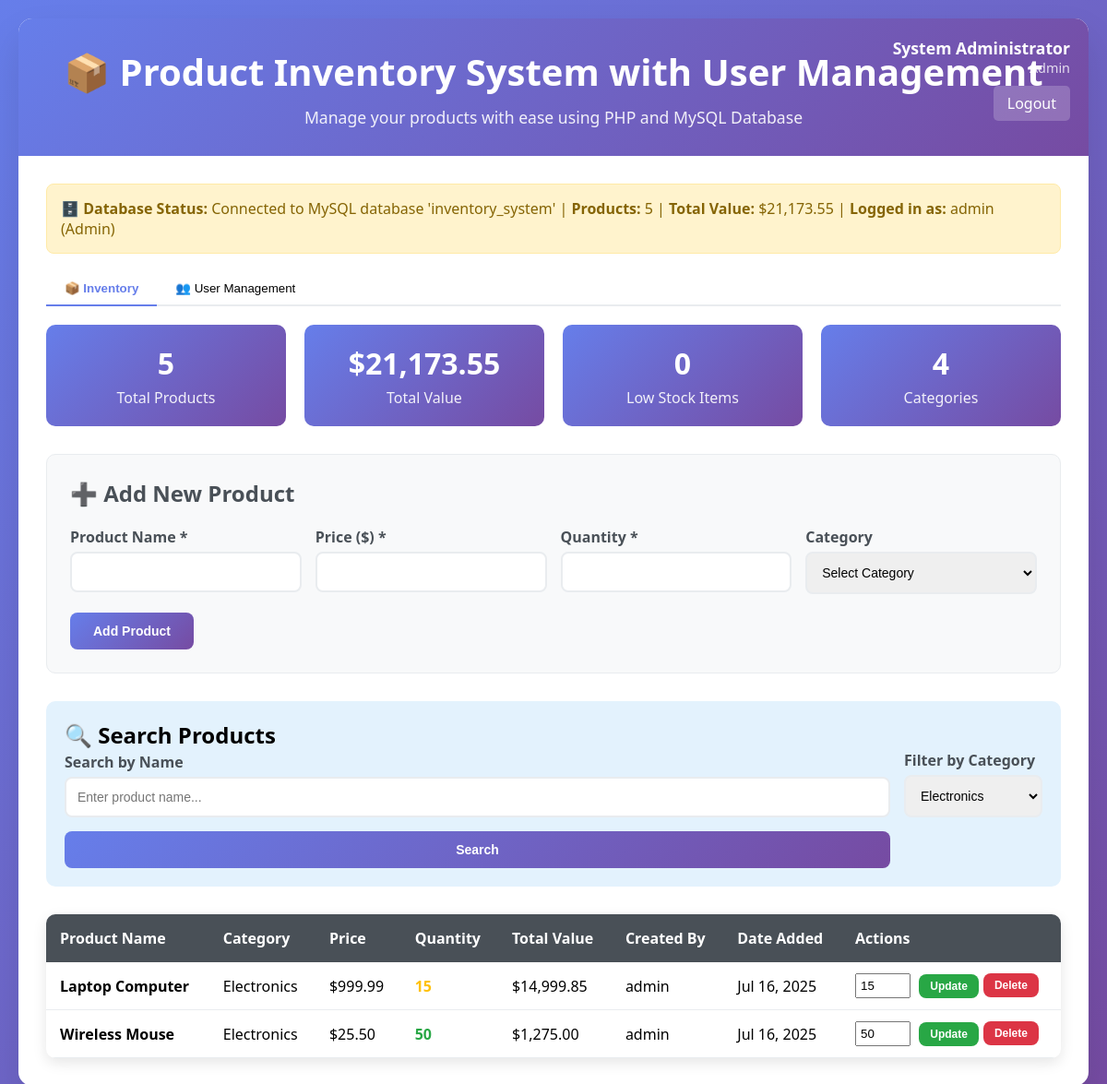
/Act12/index.php?category=Electronics (signed in), run on the app's committed database.
### tables this page shows
CREATE TABLE `products` (
  `id` varchar(32) NOT NULL,
  `name` varchar(255) NOT NULL,
  `price` decimal(10,2) NOT NULL,
  `quantity` int(11) NOT NULL DEFAULT 0,
  `category` varchar(100) DEFAULT NULL,
  `created_by` int(11) DEFAULT NULL,
  `updated_by` int(11) DEFAULT NULL,
  `date_added` timestamp NOT NULL DEFAULT current_timestamp(),
  `last_updated` timestamp NOT NULL DEFAULT current_timestamp() ON UPDATE current_timestamp()
);

CREATE TABLE `users` (
  `id` int(11) NOT NULL,
  `username` varchar(50) NOT NULL,
  `email` varchar(100) NOT NULL,
  `password_hash` varchar(255) NOT NULL,
  `full_name` varchar(100) NOT NULL,
  `role` enum('admin','manager','user') DEFAULT 'user',
  `is_active` tinyint(1) DEFAULT 1,
  `created_at` timestamp NOT NULL DEFAULT current_timestamp(),
  `last_login` timestamp NULL DEFAULT NULL
);

### Act12/index.php (the view, shortened to what the rows shown need)
<?php
$host = 'localhost';
$dbname = 'inventory_system';
$username = 'root';
$password = '';
$charset = 'utf8mb4';
try {
    $dsn = "mysql:host=$host;dbname=$dbname;charset=$charset";
    $pdo = new PDO($dsn, $username, $password, [
        PDO::ATTR_ERRMODE => PDO::ERRMODE_EXCEPTION,
        PDO::ATTR_DEFAULT_FETCH_MODE => PDO::FETCH_ASSOC,
        PDO::ATTR_EMULATE_PREPARES => false,
    ]);
} catch (PDOException $e) {
    if (strpos($e->getMessage(), 'Unknown database') !== false) {
        ?>
        <!DOCTYPE html>
        <html lang="en">
        <head>
            <meta charset="UTF-8">
            <meta name="viewport" content="width=device-width, initial-scale=1.0">
            <title>Database Setup Required - Product Inventory System</title>
            <style>
                * {
                    margin: 0;
                    padding: 0;
                    box-sizing: border-box;
                }
                body {
                    font-family: 'Segoe UI', Tahoma, Geneva, Verdana, sans-serif;
                    background: linear-gradient(135deg, #667eea 0%, #764ba2 100%);
                    min-height: 100vh;
                    padding: 20px;
                    display: flex;
                    align-items: center;
                    justify-content: center;
                }
                .setup-container {
                    max-width: 800px;
                    background: white;
                    border-radius: 15px;
                    box-shadow: 0 20px 40px rgba(0,0,0,0.1);
                    overflow: hidden;
                }
                .header {
                    background: linear-gradient(135deg, #667eea 0%, #764ba2 100%);
                    color: white;
                    padding: 30px;
                    text-align: center;
                }
                .header h1 {
                    font-size: 2.5em;
                    margin-bottom: 10px;
                }
                .content {
                    padding: 30px;
                }
                .alert {
                    background: #fff3cd;
                    border: 1px solid #ffeaa7;
                    color: #856404;
                    padding: 20px;
                    border-radius: 8px;
                    margin-bottom: 20px;
                }
                .setup-steps {
                    background: #f8f9fa;
                    padding: 25px;
                    border-radius: 10px;
                    margin-bottom: 20px;
                }
                .setup-steps h3 {
                    color: #495057;
                    margin-bottom: 15px;
                }
                .setup-steps ol {
                    padding-left: 20px;
                }
                .setup-steps li {
                    margin-bottom: 10px;
                    line-height: 1.6;
                }
                .code-block {
                    background: #2d3748;
                    color: #e2e8f0;
                    padding: 15px;
                    border-radius: 8px;
                    font-family: 'Courier New', monospace;
                    font-size: 14px;
                    margin: 10px 0;
                    overflow-x: auto;
                }
                .btn {
                    background: linear-gradient(135deg, #667eea 0%, #764ba2 100%);
                    color: white;
                    padding: 12px 25px;
                    border: none;
                    border-radius: 8px;
                    cursor: pointer;
                    font-size: 14px;
                    font-weight: 600;
                    text-decoration: none;
                    display: inline-block;
                    margin: 5px;
                    transition: transform 0.2s ease;
                }
                .btn:hover {
                    transform: translateY(-2px);
                }
                .btn-secondary {
                    background: #6c757d;
                }
                .file-info {
                    background: #e3f2fd;
                    border: 1px solid #bbdefb;
                    color: #1565c0;
                    padding: 15px;
                    border-radius: 8px;
                    margin: 15px 0;
                }
            </style>
        </head>
        <body>
            <div class="setup-container">
                <div class="header">
                    <h1>🗄️ Database Setup Required</h1>
                    <p>Product Inventory System with User Management</p>
                </div>
                <div class="content">
                    <div class="alert">
                        <strong>⚠️ Database Not Found:</strong> The database 'inventory_system' does not exist.
                        Please follow the setup instructions below to create the required database and tables.
                    </div>
                    <div class="setup-steps">
                        <h3>📋 Setup Instructions</h3>
                        <ol>
                            <li><strong>Start XAMPP/WAMP:</strong> Make sure MySQL service is running</li>
                            <li><strong>Open phpMyAdmin:</strong> Go to <code>http://localhost/phpmyadmin</code></li>
                            <li><strong>Login:</strong> Use username: <code>root</code>, password: (leave empty)</li>
                            <li><strong>Create Database:</strong> Click "New" and create database named <code>inventory_system</code></li>
                            <li><strong>Import SQL File:</strong> Select the database, go to "Import" tab, and upload <code>database_setup.sql</code></li>
                            <li><strong>Verify Setup:</strong> You should see "products" and "users" tables created</li>
                        </ol>
                    </div>
                    <div class="file-info">
                        <strong>📄 SQL File Location:</strong> <code>Act12/database_setup.sql</code><br>
                        <strong>🔐 Default Login:</strong> admin / admin123
                    </div>
                    <div style="text-align: center; margin-top: 30px;">
                        <a href="index.php" class="btn">🔄 Refresh Page</a>
                        <a href="database_setup.sql" class="btn btn-secondary" download>📥 Download SQL File</a>
                    </div>
                </div>
            </div>
        </body>
        </html>
        <?php
        exit;
    } else {
        die("Database connection failed: " . $e->getMessage() . "<br><br>
        <strong>Setup Instructions:</strong><br>
        1. Make sure XAMPP/WAMP MySQL service is running<br>
        2. Check if username and password are correct<br>
        3. Verify MySQL is accessible on localhost");
    }
}
function handleLogin($pdo) {
    return '';
}
function searchProducts($pdo, $searchTerm, $category) {
    $sql = "SELECT p.*, u.username as created_by_name FROM products p LEFT JOIN users u ON p.created_by = u.id WHERE 1=1";
    $params = [];
    if (!empty($category)) {
        $sql .= " AND p.category = ?";
        $params[] = $category;
    }
    $sql .= " ORDER BY p.date_added DESC";
    $stmt = $pdo->prepare($sql);
    $stmt->execute($params);
    return $stmt->fetchAll();
}
function getStatistics($pdo) {
    $stats = [];
    $stmt = $pdo->query("SELECT COUNT(*) as total FROM products");
    $stats['totalProducts'] = $stmt->fetch()['total'];
    $stmt = $pdo->query("SELECT SUM(price * quantity) as total_value FROM products");
    $result = $stmt->fetch();
    $stats['totalValue'] = $result['total_value'] ?: 0;
    $stmt = $pdo->query("SELECT COUNT(*) as low_stock FROM products WHERE quantity < 10");
    $stats['lowStock'] = $stmt->fetch()['low_stock'];
    $stmt = $pdo->query("SELECT COUNT(DISTINCT category) as categories FROM products WHERE category IS NOT NULL AND category != ''");
    $stats['categories'] = $stmt->fetch()['categories'];
    return $stats;
}
$login_error = handleLogin($pdo);
$is_logged_in = isset($_SESSION['user_id']);
if ($is_logged_in) {
    $searchTerm = isset($_GET['search']) ? trim($_GET['search']) : '';
    $searchCategory = isset($_GET['category']) ? trim($_GET['category']) : '';
    if (!empty($searchTerm) || !empty($searchCategory)) {
        $inventory = searchProducts($pdo, $searchTerm, $searchCategory);
    } else {
        $inventory = getAllProducts($pdo);
    }
    $stats = getStatistics($pdo);
}
?>
<!DOCTYPE html>
<html lang="en">
<head>
</head>
<body>
    <?php if (!$is_logged_in): ?>
        <div class="login-container">
            <h2>🔐 Login to Inventory System</h2>
            <?php if ($login_error): ?><div class="error"><?php echo $login_error; ?></div><?php endif; ?>
            <form method="POST">
                <div class="form-group">
                    <label for="username">Username</label>
                    <input type="text" id="username" name="username" required>
                </div>
                <div class="form-group">
                    <label for="password">Password</label>
                    <input type="password" id="password" name="password" required>
                </div>
                <button type="submit" name="login" class="btn">Login</button>
            </form>
            <div style="margin-top: 20px; text-align: center; color: #6c757d; font-size: 14px;">
                <p><strong>Default Login Credentials:</strong></p>
                <p>Admin: admin / admin123</p>
                <p>Manager: manager / admin123</p>
                <p>User: user / admin123</p>
            </div>
        </div>
    <?php else: ?>
        <div class="container">
            <div class="header">
                <h1>📦 Product Inventory System with User Management</h1>
            </div>
            <div class="content">
                <div id="inventory-tab" class="tab-content active">
                    <div class="form-section">
                        <h2>➕ Add New Product</h2>
                    </div>
                    <div class="search-section">
                        <h2>🔍 Search Products</h2>
                    </div>
                    <div class="table-container">
                        <table class="inventory-table">
                            <thead>
                                <tr>
                                    <th>Product Name</th>
                                    <th>Category</th>
                                    <th>Price</th>
                                    <th>Quantity</th>
                                    <th>Total Value</th>
                                    <th>Created By</th>
                                    <th>Date Added</th>
                                    <th>Actions</th>
                                </tr>
                            </thead>
                            <tbody>
                                <?php if (empty($inventory)): ?>
                                    <tr>
                                        <td colspan="8" style="text-align: center; padding: 30px; color: #6c757d;">
                                            <?php
                                            $totalProducts = $stats['totalProducts'];
                                            echo $totalProducts == 0 ? 'No products in inventory. Add your first product above!' : 'No products match your search criteria.';
                                            ?>
                                        </td>
                                    </tr>
                                <?php else: ?>
                                    <?php foreach ($inventory as $product): ?>
                                        <tr>
                                            <td><strong><?php echo htmlspecialchars($product['name']); ?></strong></td>
                                            <td><?php echo htmlspecialchars($product['category']); ?></td>
                                            <td>$<?php echo number_format($product['price'], 2); ?></td>
                                            <td>
                                                <span class="<?php
                                                    echo $product['quantity'] < 10 ? 'stock-low' :
                                                        ($product['quantity'] < 50 ? 'stock-medium' : 'stock-high');
                                                ?>">
                                                    <?php echo $product['quantity']; ?>
                                                </span>
                                            </td>
                                            <td>$<?php echo number_format($product['price'] * $product['quantity'], 2); ?></td>
                                            <td><?php echo htmlspecialchars($product['created_by_name'] ?? 'Unknown'); ?></td>
                                            <td><?php echo date('M j, Y', strtotime($product['date_added'])); ?></td>
                                            <td>
                                                <div class="action-buttons">
                                                    <form method="POST" style="display: inline;">
                                                        <input type="number" name="quantity" value="<?php echo $product['quantity']; ?>" min="0" style="width: 60px; padding: 4px; margin-right: 5px;">
                                                        <button type="submit" class="btn btn-small btn-success">Update</button>
                                                    </form>
                                                    <form method="POST" style="display: inline;" onsubmit="return confirm('Are you sure you want to delete this product?')">
                                                        <button type="submit" class="btn btn-small btn-danger">Delete</button>
                                                    </form>
                                                </div>
                                            </td>
                                        </tr>
                                    <?php endforeach; ?>
                                <?php endif; ?>
                            </tbody>
                        </table>
                    </div>
                </div>
            </div>
        </div>
    <?php endif; ?>
</body>
</html>

### data on the page
products: name "Laptop Computer", category "Electronics", price "999.99", quantity "15", $product['price'] * $product['quantity'] "14,999.85", created_by.username "admin", date_added "Jul 16, 2025"
products: name "Wireless Mouse", category "Electronics", price "25.50", quantity "50", $product['price'] * $product['quantity'] "1,275.00", created_by.username "admin", date_added "Jul 16, 2025"

### other printed values
$_SESSION['full_name'] "System Administrator"
$_SESSION['role'] "Admin"
$stats['totalProducts'] "5"
$stats['totalValue'] "21,173.55"
$_SESSION['username'] "admin"
$stats['lowStock'] "0"
$stats['categories'] "4"
form field category "Electronics"
